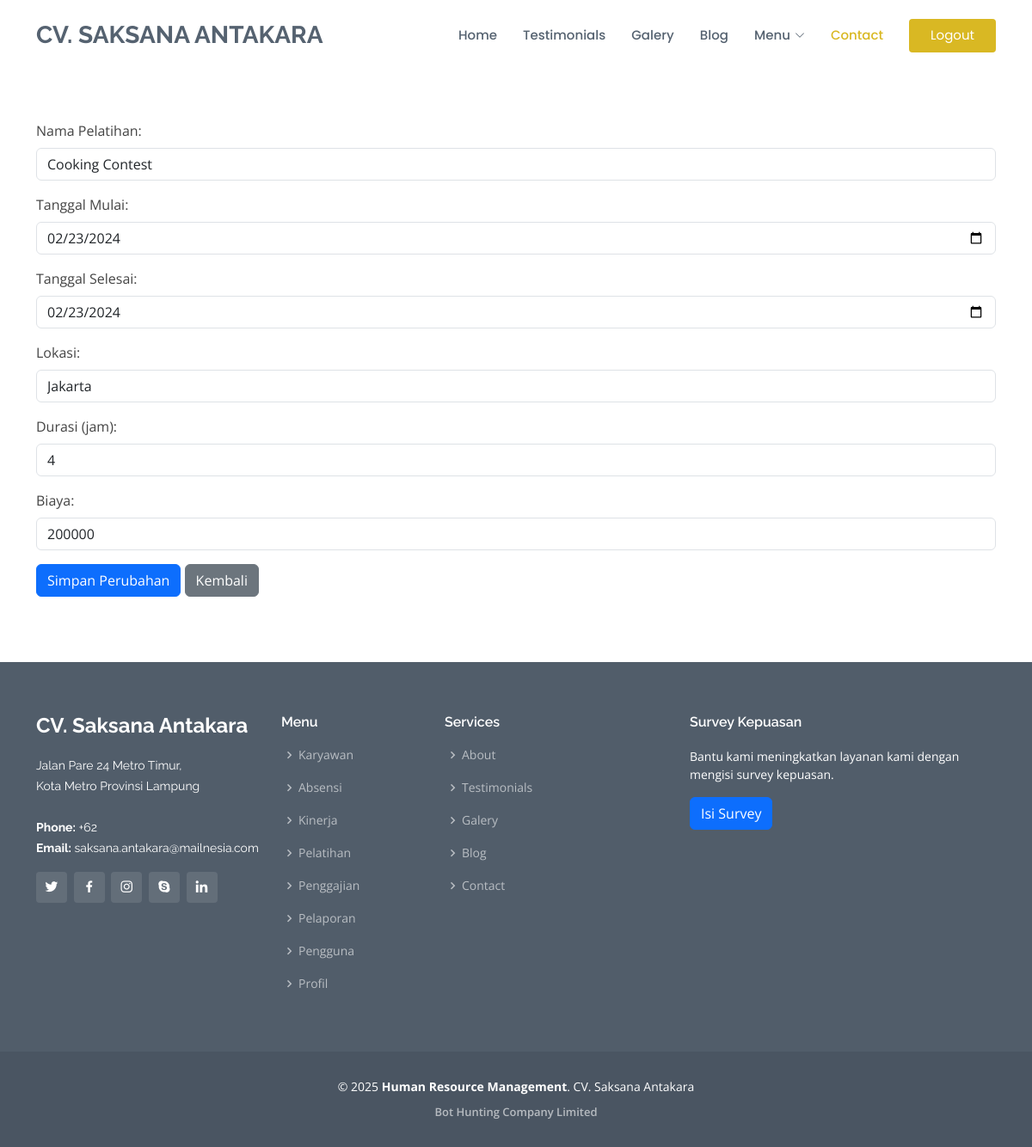
Page /edit_pelatihan.php?id=2 (signed in) on the committed database.
### tables this page shows
CREATE TABLE `pelatihan` (
  `id_pelatihan` int NOT NULL,
  `nama_pelatihan` varchar(100) NOT NULL,
  `tanggal_mulai` date NOT NULL,
  `tanggal_selesai` date NOT NULL,
  `lokasi` varchar(100) NOT NULL,
  `durasi` int NOT NULL,
  `biaya` decimal(10,0) NOT NULL
);

### edit_pelatihan.php (the view, shortened to what this page needs)
<?php
include 'koneksi.php';
include 'header.php';
$id_pelatihan = $_GET['id'];
$query_get_pelatihan = "SELECT * FROM pelatihan WHERE id_pelatihan='$id_pelatihan'";
$result_get_pelatihan = mysqli_query($koneksi, $query_get_pelatihan);
if ($result_get_pelatihan && mysqli_num_rows($result_get_pelatihan) > 0) {
    $pelatihan = mysqli_fetch_assoc($result_get_pelatihan);
} else {
    header("Location: pelatihan.php");
    exit();
}
?>
<main class="container mt-4">
    <h1 class="text-center">Edit Pelatihan</h1>
    <section id="edit-pelatihan">
        <form action="<?php echo htmlspecialchars($_SERVER["PHP_SELF"]); ?>" method="post">
            <div class="mb-3">
                <label for="nama_pelatihan" class="form-label">Nama Pelatihan:</label>
                <input type="text" id="nama_pelatihan" name="nama_pelatihan" value="<?php echo $pelatihan['nama_pelatihan']; ?>" class="form-control" required>
            </div>
            <div class="mb-3">
                <label for="tanggal_mulai" class="form-label">Tanggal Mulai:</label>
                <input type="date" id="tanggal_mulai" name="tanggal_mulai" value="<?php echo $pelatihan['tanggal_mulai']; ?>" class="form-control" required>
            </div>
            <div class="mb-3">
                <label for="tanggal_selesai" class="form-label">Tanggal Selesai:</label>
                <input type="date" id="tanggal_selesai" name="tanggal_selesai" value="<?php echo $pelatihan['tanggal_selesai']; ?>" class="form-control" required>
            </div>
            <div class="mb-3">
                <label for="lokasi" class="form-label">Lokasi:</label>
                <input type="text" id="lokasi" name="lokasi" value="<?php echo $pelatihan['lokasi']; ?>" class="form-control" required>
            </div>
            <div class="mb-3">
                <label for="durasi" class="form-label">Durasi (jam):</label>
                <input type="number" id="durasi" name="durasi" value="<?php echo $pelatihan['durasi']; ?>" class="form-control" required>
            </div>
            <div class="mb-3">
                <label for="biaya" class="form-label">Biaya:</label>
                <input type="text" id="biaya" name="biaya" value="<?php echo $pelatihan['biaya']; ?>" class="form-control" required>
            </div>
            <div class="mb-3">
                <button type="submit" name="edit" class="btn btn-primary">Simpan Perubahan</button>
                <a href="pelatihan.php" class="btn btn-secondary">Kembali</a>
            </div>
        </form>
    </section>
</main>
<?php include 'footer.php' ?>

### assets/css/style.css (style rules this page uses)
body { font-family: "Open Sans", sans-serif; color: #444444; }
a { text-decoration: none; color: #d9b823; }
h1, h2, h3, h4, h5, h6 { font-family: "Raleway", sans-serif; }
section { padding: 60px 0; overflow: hidden; }

### rows in the picture
pelatihan: nama_pelatihan "Cooking Contest", tanggal_mulai "02/23/2024", tanggal_selesai "02/23/2024", lokasi "Jakarta", durasi "4", biaya "200000"

### other values in the picture
$login_logout_text "Logout"
$page_titles[$tab] "Karyawan"
$page_titles[$tab] "Absensi"
$page_titles[$tab] "Kinerja"
$page_titles[$tab] "Pelatihan"
$page_titles[$tab] "Penggajian"
$page_titles[$tab] "Pelaporan"
$page_titles[$tab] "Pengguna"
$page_titles[$tab] "Profil"
